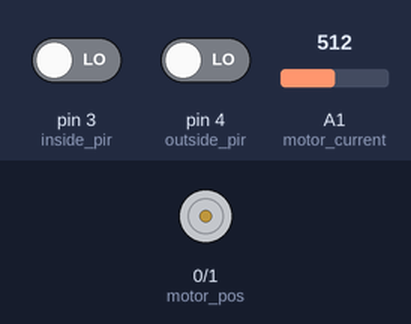
A sketch run on a simulated Arduino Uno, built with avr-gcc and run on an emulated ATmega328P. Parts: motor-driver pin pairs drawn as motors (green arrow = first pin HIGH = forward, orange = second pin HIGH = backward, longer = more drive). Inputs (shaded band) come from the test bench; at power-on: pin 3 (inside_pir) LOW, pin 4 (outside_pir) LOW, A1 (motor_current) = 512.

Above: at 1.2 s.
1.3 s: pin 3 (inside_pir) driven HIGH
At 1.9 s:
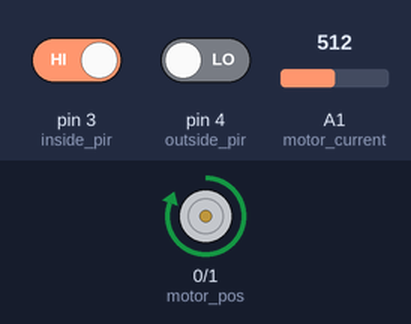
2.8 s: pin 3 (inside_pir) driven LOW
At 4.0 s:
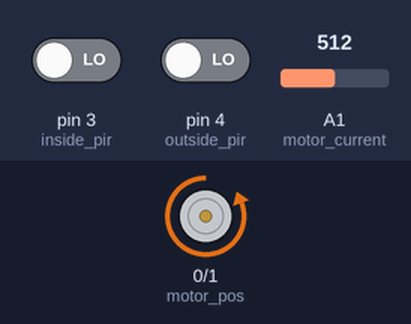
4.3 s: pin 4 (outside_pir) driven HIGH
At 5.4 s:
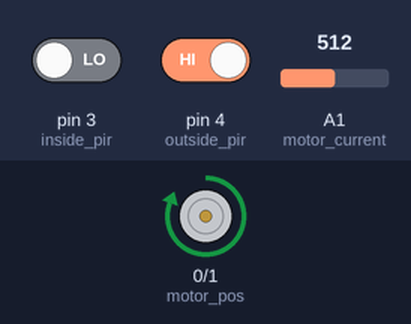
5.8 s: pin 4 (outside_pir) driven LOW
At 6.5 s:
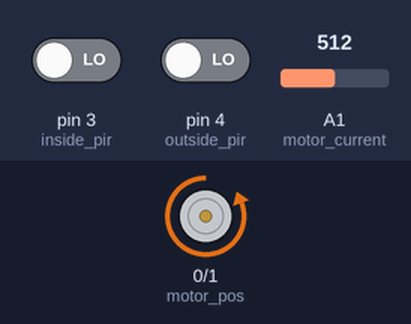
Timing chart, 0 to 8.3 s (numbered marks = the images above; inputs shaded):
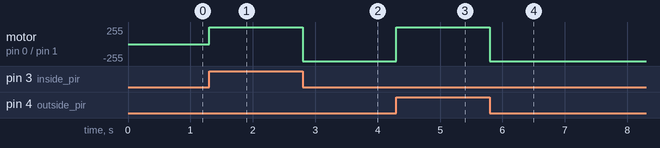

Measured:
- after the input at 1.3 s, motor on pin 0 (motor_pos) / pin 1 (motor_neg): stopped → forward 255/255 at once
- after the input at 2.8 s, motor on pin 0 (motor_pos) / pin 1 (motor_neg): forward 255/255 → backward 255/255 at once
- after the input at 4.3 s, motor on pin 0 (motor_pos) / pin 1 (motor_neg): backward 255/255 → forward 255/255 at once
- after the input at 5.8 s, motor on pin 0 (motor_pos) / pin 1 (motor_neg): forward 255/255 → backward 255/255 at once

The sketch:

i3DoorIris.ino
```cpp
#define max_open_current 27
#define max_close_current 32
#define motor_current 1
#define outside_pir 4
#define inside_pir 3
#define motor_pos 0
#define motor_neg 1
#define OPEN 1
#define CLOSED 0
#define UNDEF -1

unsigned char in = 0;
unsigned char last_in = 0;
unsigned char out = 0;
unsigned char last_out = 0;

unsigned int current = 0;
unsigned int cal_current = 0;

unsigned char iris_state = UNDEF;
unsigned char iris_req = UNDEF;

unsigned char max_lock = 10;
unsigned char current_lock = max_lock;

void setup() {
  pinMode(outside_pir,INPUT);
  pinMode(inside_pir,INPUT);
  pinMode(motor_pos,OUTPUT);
  pinMode(motor_neg,OUTPUT);

  cal_current = analogRead(motor_current);
}

void loop() {
  if(iris_state == UNDEF){
    iris_req = OPEN;
  }
  else
  {
    in = digitalRead(inside_pir);
    if(in != last_in){
      last_in = in;
      if(in == HIGH){
        iris_req = OPEN;
        current_lock = max_lock;
      }
      else if(in == LOW){
        iris_req = CLOSED;
        current_lock = max_lock;
      }
    }

    out = digitalRead(outside_pir);
    if(out != last_out){
      last_out = out;
      if(out == HIGH){
        iris_req = OPEN;
        current_lock = max_lock;
      }
      else if(out == LOW){
        iris_req = CLOSED;
        current_lock = max_lock;
      }
    }
  }

  if(iris_req != iris_state){
    switch(iris_req){
      case OPEN:
        digitalWrite(motor_pos,1);
        digitalWrite(motor_neg,0);
        break;
      case CLOSED:
        digitalWrite(motor_pos,0);
        digitalWrite(motor_neg,1);
        break;
      case UNDEF:
      default:
        digitalWrite(motor_pos,0);
        digitalWrite(motor_neg,0);
    }
    current = analogRead(motor_current);

    if(current > cal_current)
      current -= cal_current;
    else
      current = cal_current - current;

    if(iris_req == OPEN){
      if(current_lock == 0){
        if(current > max_open_current){
          digitalWrite(motor_pos,0);
          digitalWrite(motor_neg,0);
          iris_state = iris_req;
        }
      }
      else{
        --current_lock;
      }
    }
    else if(iris_req == CLOSED){
      if(current_lock == 0){
        if(current > max_close_current){
          digitalWrite(motor_pos,0);
          digitalWrite(motor_neg,0);
          iris_state = iris_req;
        }
      }
      else{
        --current_lock;
      }
    }
  }
}
```
